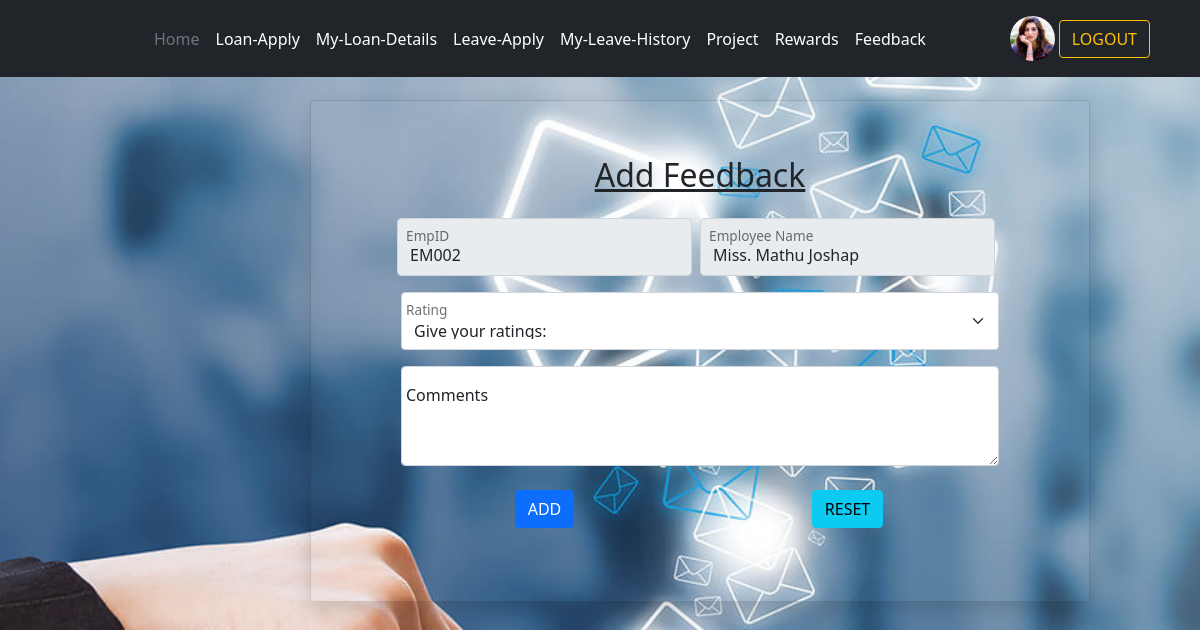
/feedbackadd.php (signed in), run on the app's committed database.
### tables this page shows
CREATE TABLE IF NOT EXISTS `emp_registration` (
  `empid` varchar(5) NOT NULL,
  `title` varchar(10) NOT NULL,
  `firstname` varchar(100) NOT NULL,
  `lastname` varchar(100) NOT NULL,
  `email` varchar(100) NOT NULL,
  `nic` varchar(12) NOT NULL,
  `username` varchar(100) NOT NULL,
  `emproll` varchar(100) NOT NULL,
  `department` varchar(100) NOT NULL,
  `appointment_date` date NOT NULL,
  `basic_salary` decimal(10,2) NOT NULL,
  `address` varchar(200) NOT NULL,
  `gender` varchar(10) NOT NULL,
  `dob` date NOT NULL,
  `mobileno` varchar(10) NOT NULL,
  `homeno` varchar(10) NOT NULL DEFAULT '-',
  `civil_status` varchar(100) NOT NULL,
  `ethnicity` varchar(100) NOT NULL,
  `religion` varchar(100) NOT NULL,
  `edu_level` varchar(100) NOT NULL,
  `work_experience` varchar(255) NOT NULL DEFAULT '-',
  `photo` text NOT NULL,
  `cv` text NOT NULL,
  `bankname` varchar(100) NOT NULL,
  `branch` varchar(100) NOT NULL,
  `acc_no` varchar(12) NOT NULL,
  `ec_name` varchar(100) NOT NULL,
  `ec_relationship` varchar(50) NOT NULL,
  `ec_mobileno` varchar(10) NOT NULL,
  `ec_homeno` varchar(10) NOT NULL,
  `ec_workno` varchar(10) NOT NULL,
  `usertype` varchar(100) NOT NULL DEFAULT 'emp',
  PRIMARY KEY (`empid`),
  UNIQUE KEY `email` (`email`),
  UNIQUE KEY `username` (`username`),
  UNIQUE KEY `nic` (`nic`)
);

### feedbackadd.php (the view, shortened to what this page needs)
 <?php include 'controllers/authController.php'?>
 <?php
$username=$_SESSION['username'];
$sql = "SELECT * FROM emp_registration WHERE username='$username'";
$result = mysqli_query($conn, $sql);
while ($employee = mysqli_fetch_assoc($result)) {
  $empid = $employee['empid'];
  $firstname = $employee['firstname'];
  $lastname = $employee['lastname'];
  $title = $employee['title'];
}
$fullname=$title." ".$firstname." ".$lastname;
?>
<!DOCTYPE html>
<html>
<head>
        <link rel="stylesheet" href="bootstrap/css/bootstrap.min.css">
        <link rel="stylesheet" href="https://cdnjs.cloudflare.com/ajax/libs/font-awesome/5.15.3/css/all.min.css">
        <link rel="stylesheet" href="css/form.css">
</head>
<body style="background-image: url('images/f3.jpg'); background-repeat: no-repeat, repeat; background-size: cover; background-position: left; background-attachment: fixed;">
   <?php
        if ($_SESSION['usertype']=='hr' || $_SESSION['usertype']=='emp' ) {
            include "hr_emp_header.php";
        }
    ?>
    <div class="content-wrapper p-t-100 p-b-100 font-robo" style="text-align:center;">
      <div class="wrapper wrapper--w780 ">
        <div class="card card-1"  style="background: transparent;">
          <div class="card-body">
				<form class="row g-3 needs-validation" action="" method="post" name="add-loan-form" enctype="multipart/form-data">
                <h2 class="title"><u>Add Feedback</u></h2>
				<div class="row g-2">
				<div class="form-floating col-md">
                      <input type="text" class="form-control" name="empid" id="floatingInput" placeholder="EmpID" value='<?php echo $empid; ?>' readonly required />
                      <label for="floatingInput" class="form-label">EmpID</label>
                  </div>
				<div class="form-floating  col-md">
                      <input type="text" class="form-control" name="fullname" id="floatingInput" placeholder="FullName" value='<?php echo $fullname;?>' readonly required />
                      <label for="floatingInput" class="form-label">Employee Name</label>
                  </div>
				  </div><br>
				 <div class="form-floating  col-md-12">
                      <select class="form-select" name="rating" id="floatingSelect" aria-label="Floating label select">
                        <option selected disabled>Give your ratings:</option>
                      </select>
                      <label for="floatingSelect" class="form-label">Rating</label>
                 </div>
				 <br>
				 <div class="form-floating mb-2 col-md-12">
                      <textarea class="form-control" name="comment" placeholder="Description" id="floatingTextarea2" style="height: 100px"></textarea>
                      <label for="floatingTextarea2">Comments</label>
                  </div>
					<div class="row g-2">
					<div class="col-md  d-flex justify-content-center mb-2">
                      <button type="submit" class="btn btn-primary" name="apply">ADD</button>
                  </div>
                <div class="col-md  d-flex justify-content-center mb-2">
                  <button type="reset" class="btn btn-info" name="reset-btn">RESET</button>
                </div>
				</div>
</form>
            </div>
        </div>
    </div>
</div>
    </body>
</html>

### hr_emp_header.php (shortened to what this page needs)
<?php
include 'controllers/authController.php'?>
<?php
$uname = $_SESSION['username'];
$sql1 = "SELECT* from `emp_registration` where username='$uname' ";
$result1 = mysqli_query($conn, $sql1);
$employ = mysqli_fetch_assoc($result1);
$poto=$employ['photo'];
?>
<!DOCTYPE html>
<html lang="en">
    <head>
        <link rel="stylesheet" href="bootstrap/css/bootstrap.min.css">
        <link rel="stylesheet" href="https://cdnjs.cloudflare.com/ajax/libs/font-awesome/5.15.3/css/all.min.css">
    </head>
  <body>
<header class="p-3 bg-dark text-white fixed-top">
    <div class="container">
      <div class="d-flex flex-wrap align-items-center justify-content-center justify-content-lg-start">
        <a href="/" class="d-flex align-items-center mb-2 mb-lg-0 text-white text-decoration-none">
          <svg class="bi me-2" width="40" height="32" role="img" aria-label="Bootstrap"><use xlink:href="#bootstrap"/></svg>
        </a>
        <button class="navbar-toggler" type="button" data-bs-toggle="collapse" data-bs-target="#navbarSupportedContent" aria-controls="navbarSupportedContent" aria-expanded="false" aria-label="Toggle navigation">
      <span class="navbar-toggler-icon"></span>
    </button>
        <ul class="nav col-12 col-lg-auto me-lg-auto mb-2 justify-content-center mb-md-0">
             <li><a href="index.php" class="nav-link px-2 text-secondary">Home</a></li>
                <li><a href="viewloan.php" class="nav-link px-2 text-white">Loan-Apply</a></li>
                <li><a href="myloan_details.php" class="nav-link px-2 text-white">My-Loan-Details</a></li>
                <li><a href="leaveform.php" class="nav-link px-2 text-white">Leave-Apply</a></li>
                <li><a href="leavehistory.php" class="nav-link px-2 text-white">My-Leave-History</a></li>
                <li><a href="viewproject.php" class="nav-link px-2 text-white">Project</a></li>
                <li><a href="viewreward.php" class="nav-link px-2 text-white">Rewards</a></li>
                <li><a href="feedbackadd.php" class="nav-link px-2 text-white">Feedback</a></li>
        </ul>
        <div class="text-end">
             <a href="myprofile.php" style="text-decoration:none; "> <?php echo'<img src="images/emp-photos/'.$poto.'" class="bd-placeholder-img rounded-circle class="img-fluid img-thumbnail" width="45px" height="45px"/>';?> </a>
            <a href="logout.php"><button type="button" class="btn btn-outline-warning me-2">LOGOUT</button></a>
        </div>
      </div>
    </div>
  </header>
  </body>
</html>

### css/form.css (style rules this page uses)
.card { overflow: hidden; -webkit-border-radius: 3px; -moz-border-radius: 3px; border-radius: 3px; }
.card-1 { -webkit-box-shadow: 0px 8px 20px 0px rgba(0, 0, 0, 0.15); -moz-box-shadow: 0px 8px 20px 0px rgba(0, 0, 0, 0.15); box-shadow: 0px 8px 20px 0px rgba(0, 0, 0, 0.15); }
.card-1 .card-body { padding: 0 90px; padding-top: 55px; padding-bottom: 65px; }
.p-t-100 { padding-top: 100px; }
.p-b-100 { padding-bottom: 100px; }
.wrapper { margin: 0 auto; }
.wrapper--w780 { max-width: 780px; }
@media (min-width: 1199.98px) and (max-width: 1399.98px) { .content-wrapper { margin-left: 200px; } }

### data on the page
emp_registration: photo (picture), empid "EM002", fullname "Miss. Mathu Joshap"
